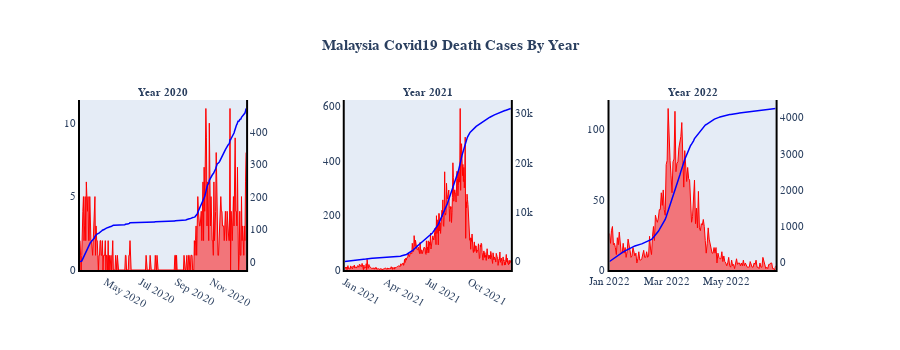

The notebook cell this image was saved under:
### Code cell
fig = make_subplots(rows=1, cols=3, specs=[[{'secondary_y': True}, {'secondary_y': True},
                                            {'secondary_y': True}]],
                    
subplot_titles=('<b>Year 2020</b>',
                '<b>Year 2021</b>',
                '<b>Year 2022</b>'))

fig.add_trace(go.Scatter(x = death_2020['date'], y = death_2020['deaths_new'], 
                         fill='tozeroy',mode='lines', name = 'Daily Death Cases',
                         line = dict(color='red', width=1)), secondary_y=False, row=1, col=1)
fig.add_trace(go.Scatter(x = death_2020['date'], y = death_2020['cum_2020'], name = 'Cumulative Death Cases',
               line = dict(color='blue', width=1.5)), secondary_y=True, row=1, col=1)

fig.add_trace(go.Scatter(x = death_2021['date'], y = death_2021['deaths_new'], 
                         fill='tozeroy',mode='lines', name = 'Daily Death Cases',
                         line = dict(color='red', width=1)), secondary_y=False, row=1, col=2)
fig.add_trace(go.Scatter(x = death_2021['date'], y = death_2021['cum_2021'], name = 'Cumulative Death Cases',
               line = dict(color='blue', width=1.5)), secondary_y=True, row=1, col=2)

fig.add_trace(go.Scatter(x = death_2022['date'], y = death_2022['deaths_new'], 
                         fill='tozeroy',mode='lines', name = 'Daily Death Cases',
                         line = dict(color='red', width=1)), secondary_y=False, row=1, col=3)
fig.add_trace(go.Scatter(x = death_2022['date'], y = death_2022['cum_2022'], name = 'Cumulative Death Cases',
               line = dict(color='blue', width=1.5)), secondary_y=True, row=1, col=3)


fig.update_layout(title_text='<b>Malaysia Covid19 Death Cases By Year</b>',title_x=0.5,
                  showlegend=False,height=350)
fig.update_xaxes(title_text='')
#Update Fonts & Size
fig.update_annotations(font=dict(family="Helvetica", size=11))
fig.update_layout(font=dict(family="Helvetica", size=11))
#fig.update_layout(height=350,showlegend=False)
fig.update_xaxes(showgrid=False, zeroline=False, showline=True, linewidth=2, linecolor='black')
fig.update_yaxes(showgrid=False, zeroline=False, showline=True, linewidth=2, linecolor='black')

#Plotting the graph
fig.show()

### Figure 1 — Plotly figure (JSON) as saved in the notebook; plotly's stock layout.template omitted (floating-point values rounded to 4 significant figures; data arrays with more than 128 entries replaced by an {"elided": "..."} marker saying what was removed)
{"data": [{"fill": "tozeroy", "line": {"color": "red", "width": 1}, "mode": "lines", "name": "Daily Death Cases", "type": "scatter", "x": {"elided": "290 str values"}, "xaxis": "x", "y": {"elided": "290 int values"}, "yaxis": "y"}, {"line": {"color": "blue", "width": 1.5}, "name": "Cumulative Death Cases", "type": "scatter", "x": {"elided": "290 str values"}, "xaxis": "x", "y": {"elided": "290 int values"}, "yaxis": "y2"}, {"fill": "tozeroy", "line": {"color": "red", "width": 1}, "mode": "lines", "name": "Daily Death Cases", "type": "scatter", "x": {"elided": "365 str values"}, "xaxis": "x2", "y": {"elided": "365 int values"}, "yaxis": "y3"}, {"line": {"color": "blue", "width": 1.5}, "name": "Cumulative Death Cases", "type": "scatter", "x": {"elided": "365 str values"}, "xaxis": "x2", "y": {"elided": "365 int values"}, "yaxis": "y4"}, {"fill": "tozeroy", "line": {"color": "red", "width": 1}, "mode": "lines", "name": "Daily Death Cases", "type": "scatter", "x": {"elided": "171 str values"}, "xaxis": "x3", "y": {"elided": "171 int values"}, "yaxis": "y5"}, {"line": {"color": "blue", "width": 1.5}, "name": "Cumulative Death Cases", "type": "scatter", "x": {"elided": "171 str values"}, "xaxis": "x3", "y": {"elided": "171 int values"}, "yaxis": "y6"}], "layout": {"annotations": [{"font": {"family": "Helvetica", "size": 11}, "showarrow": false, "text": "<b>Year 2020</b>", "x": 0.1122, "xanchor": "center", "xref": "paper", "y": 1, "yanchor": "bottom", "yref": "paper"}, {"font": {"family": "Helvetica", "size": 11}, "showarrow": false, "text": "<b>Year 2021</b>", "x": 0.47, "xanchor": "center", "xref": "paper", "y": 1, "yanchor": "bottom", "yref": "paper"}, {"font": {"family": "Helvetica", "size": 11}, "showarrow": false, "text": "<b>Year 2022</b>", "x": 0.8278, "xanchor": "center", "xref": "paper", "y": 1, "yanchor": "bottom", "yref": "paper"}], "font": {"family": "Helvetica", "size": 11}, "height": 350, "showlegend": false, "title": {"text": "<b>Malaysia Covid19 Death Cases By Year</b>", "x": 0.5}, "xaxis": {"anchor": "y", "domain": [0, 0.2244], "linecolor": "black", "linewidth": 2, "showgrid": false, "showline": true, "title": {"text": ""}, "zeroline": false}, "xaxis2": {"anchor": "y3", "domain": [0.3578, 0.5822], "linecolor": "black", "linewidth": 2, "showgrid": false, "showline": true, "title": {"text": ""}, "zeroline": false}, "xaxis3": {"anchor": "y5", "domain": [0.7156, 0.94], "linecolor": "black", "linewidth": 2, "showgrid": false, "showline": true, "title": {"text": ""}, "zeroline": false}, "yaxis": {"anchor": "x", "domain": [0, 1], "linecolor": "black", "linewidth": 2, "showgrid": false, "showline": true, "zeroline": false}, "yaxis2": {"anchor": "x", "linecolor": "black", "linewidth": 2, "overlaying": "y", "showgrid": false, "showline": true, "side": "right", "zeroline": false}, "yaxis3": {"anchor": "x2", "domain": [0, 1], "linecolor": "black", "linewidth": 2, "showgrid": false, "showline": true, "zeroline": false}, "yaxis4": {"anchor": "x2", "linecolor": "black", "linewidth": 2, "overlaying": "y3", "showgrid": false, "showline": true, "side": "right", "zeroline": false}, "yaxis5": {"anchor": "x3", "domain": [0, 1], "linecolor": "black", "linewidth": 2, "showgrid": false, "showline": true, "zeroline": false}, "yaxis6": {"anchor": "x3", "linecolor": "black", "linewidth": 2, "overlaying": "y5", "showgrid": false, "showline": true, "side": "right", "zeroline": false}}}
